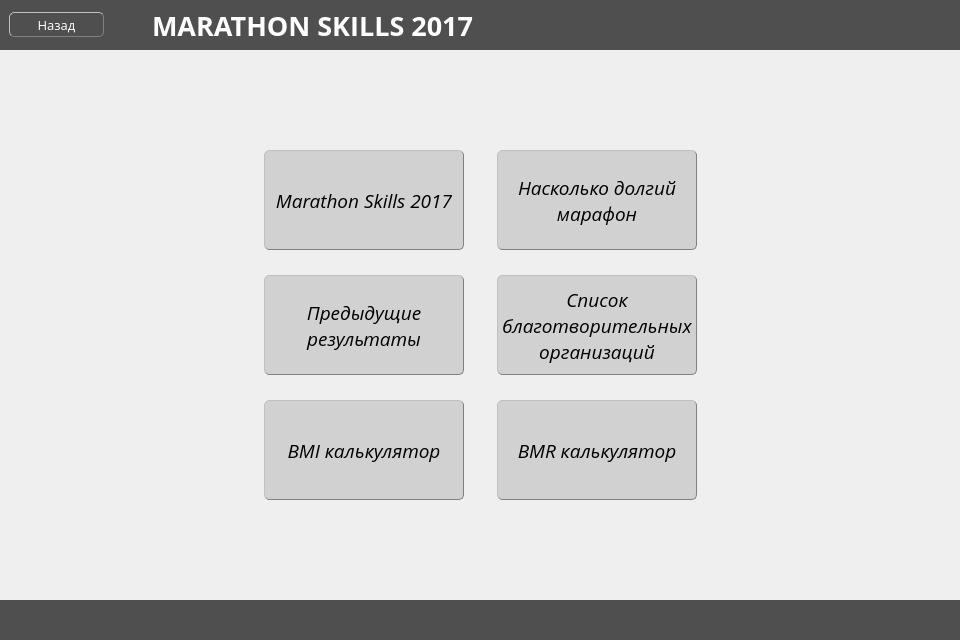
<?xml version="1.0" encoding="UTF-8"?>
<ui version="4.0">
 <class>more_info</class>
 <widget class="QWidget" name="more_info">
  <property name="geometry">
   <rect>
    <x>0</x>
    <y>0</y>
    <width>960</width>
    <height>640</height>
   </rect>
  </property>
  <property name="minimumSize">
   <size>
    <width>960</width>
    <height>640</height>
   </size>
  </property>
  <property name="windowTitle">
   <string>Marathon Skills 2017</string>
  </property>
  <layout class="QVBoxLayout" name="verticalLayout">
   <property name="spacing">
    <number>0</number>
   </property>
   <property name="leftMargin">
    <number>0</number>
   </property>
   <property name="topMargin">
    <number>0</number>
   </property>
   <property name="rightMargin">
    <number>0</number>
   </property>
   <property name="bottomMargin">
    <number>0</number>
   </property>
   <item>
    <widget class="QWidget" name="widget" native="true">
     <property name="minimumSize">
      <size>
       <width>0</width>
       <height>50</height>
      </size>
     </property>
     <property name="maximumSize">
      <size>
       <width>16777215</width>
       <height>50</height>
      </size>
     </property>
     <property name="layoutDirection">
      <enum>Qt::LeftToRight</enum>
     </property>
     <property name="styleSheet">
      <string notr="true">background-color: rgb(79, 79, 79);</string>
     </property>
     <layout class="QHBoxLayout" name="horizontalLayout_2">
      <item>
       <widget class="QPushButton" name="pushButton">
        <property name="minimumSize">
         <size>
          <width>95</width>
          <height>25</height>
         </size>
        </property>
        <property name="maximumSize">
         <size>
          <width>80</width>
          <height>25</height>
         </size>
        </property>
        <property name="font">
         <font>
          <family>Open Sans</family>
          <pointsize>10</pointsize>
         </font>
        </property>
        <property name="cursor">
         <cursorShape>PointingHandCursor</cursorShape>
        </property>
        <property name="styleSheet">
         <string notr="true">border-style: outset;
border-width: 1px;
border-radius: 5px;
border-color: beige;
min-width: 7em;
padding: 1px;
border-color: grey;
color: white;</string>
        </property>
        <property name="text">
         <string>Назад</string>
        </property>
       </widget>
      </item>
      <item>
       <widget class="QLabel" name="label">
        <property name="minimumSize">
         <size>
          <width>0</width>
          <height>0</height>
         </size>
        </property>
        <property name="maximumSize">
         <size>
          <width>16777215</width>
          <height>50</height>
         </size>
        </property>
        <property name="font">
         <font>
          <family>Open Sans</family>
          <pointsize>20</pointsize>
          <weight>75</weight>
          <bold>true</bold>
         </font>
        </property>
        <property name="layoutDirection">
         <enum>Qt::RightToLeft</enum>
        </property>
        <property name="styleSheet">
         <string notr="true">color: white
</string>
        </property>
        <property name="text">
         <string>      MARATHON SKILLS 2017</string>
        </property>
        <property name="alignment">
         <set>Qt::AlignLeading|Qt::AlignLeft|Qt::AlignVCenter</set>
        </property>
       </widget>
      </item>
     </layout>
    </widget>
   </item>
   <item>
    <widget class="QWidget" name="widget_2" native="true">
     <property name="sizeIncrement">
      <size>
       <width>1</width>
       <height>1</height>
      </size>
     </property>
     <property name="layoutDirection">
      <enum>Qt::RightToLeft</enum>
     </property>
     <layout class="QGridLayout" name="gridLayout_2">
      <item row="1" column="0">
       <widget class="QWidget" name="widget_3" native="true">
        <property name="maximumSize">
         <size>
          <width>500</width>
          <height>400</height>
         </size>
        </property>
        <layout class="QGridLayout" name="gridLayout">
         <property name="leftMargin">
          <number>0</number>
         </property>
         <property name="topMargin">
          <number>0</number>
         </property>
         <property name="rightMargin">
          <number>0</number>
         </property>
         <property name="bottomMargin">
          <number>0</number>
         </property>
         <property name="spacing">
          <number>0</number>
         </property>
         <item row="2" column="0">
          <widget class="QPushButton" name="pushButton_5">
           <property name="minimumSize">
            <size>
             <width>95</width>
             <height>100</height>
            </size>
           </property>
           <property name="maximumSize">
            <size>
             <width>200</width>
             <height>100</height>
            </size>
           </property>
           <property name="font">
            <font>
             <family>Open Sans</family>
             <pointsize>14</pointsize>
             <italic>true</italic>
            </font>
           </property>
           <property name="cursor">
            <cursorShape>PointingHandCursor</cursorShape>
           </property>
           <property name="styleSheet">
            <string notr="true">background-color: rgb(209, 209, 209);
border-style: outset;
border-width: 1px;
border-radius: 5px;
border-color: beige;
min-width: 7em;
padding: 1px;
border-color: grey;
color: black;
</string>
           </property>
           <property name="text">
            <string>BMR калькулятор</string>
           </property>
          </widget>
         </item>
         <item row="1" column="0">
          <widget class="QPushButton" name="pushButton_4">
           <property name="minimumSize">
            <size>
             <width>95</width>
             <height>100</height>
            </size>
           </property>
           <property name="maximumSize">
            <size>
             <width>200</width>
             <height>100</height>
            </size>
           </property>
           <property name="font">
            <font>
             <family>Open Sans</family>
             <pointsize>14</pointsize>
             <italic>true</italic>
            </font>
           </property>
           <property name="cursor">
            <cursorShape>PointingHandCursor</cursorShape>
           </property>
           <property name="styleSheet">
            <string notr="true">background-color: rgb(209, 209, 209);
border-style: outset;
border-width: 1px;
border-radius: 5px;
border-color: beige;
min-width: 7em;
padding: 1px;
border-color: grey;
color: black;
</string>
           </property>
           <property name="text">
            <string>Список
благотворительных
организаций</string>
           </property>
          </widget>
         </item>
         <item row="2" column="1">
          <widget class="QPushButton" name="pushButton_8">
           <property name="minimumSize">
            <size>
             <width>95</width>
             <height>100</height>
            </size>
           </property>
           <property name="maximumSize">
            <size>
             <width>200</width>
             <height>100</height>
            </size>
           </property>
           <property name="font">
            <font>
             <family>Open Sans</family>
             <pointsize>14</pointsize>
             <italic>true</italic>
            </font>
           </property>
           <property name="cursor">
            <cursorShape>PointingHandCursor</cursorShape>
           </property>
           <property name="styleSheet">
            <string notr="true">background-color: rgb(209, 209, 209);
border-style: outset;
border-width: 1px;
border-radius: 5px;
border-color: beige;
min-width: 7em;
padding: 1px;
border-color: grey;
color: black;
</string>
           </property>
           <property name="text">
            <string>BMI калькулятор</string>
           </property>
          </widget>
         </item>
         <item row="0" column="1">
          <widget class="QPushButton" name="pushButton_6">
           <property name="minimumSize">
            <size>
             <width>95</width>
             <height>100</height>
            </size>
           </property>
           <property name="maximumSize">
            <size>
             <width>200</width>
             <height>100</height>
            </size>
           </property>
           <property name="font">
            <font>
             <family>Open Sans</family>
             <pointsize>14</pointsize>
             <italic>true</italic>
            </font>
           </property>
           <property name="cursor">
            <cursorShape>PointingHandCursor</cursorShape>
           </property>
           <property name="autoFillBackground">
            <bool>false</bool>
           </property>
           <property name="styleSheet">
            <string notr="true">background-color: rgb(209, 209, 209);
border-style: outset;
border-width: 1px;
border-radius: 5px;
border-color: beige;
min-width: 7em;
padding: 1px;
border-color: grey;
color: black;
</string>
           </property>
           <property name="text">
            <string>Marathon Skills 2017</string>
           </property>
           <property name="autoDefault">
            <bool>false</bool>
           </property>
          </widget>
         </item>
         <item row="1" column="1">
          <widget class="QPushButton" name="pushButton_7">
           <property name="minimumSize">
            <size>
             <width>95</width>
             <height>100</height>
            </size>
           </property>
           <property name="maximumSize">
            <size>
             <width>200</width>
             <height>100</height>
            </size>
           </property>
           <property name="font">
            <font>
             <family>Open Sans</family>
             <pointsize>14</pointsize>
             <italic>true</italic>
            </font>
           </property>
           <property name="cursor">
            <cursorShape>PointingHandCursor</cursorShape>
           </property>
           <property name="styleSheet">
            <string notr="true">background-color: rgb(209, 209, 209);
border-style: outset;
border-width: 1px;
border-radius: 5px;
border-color: beige;
min-width: 7em;
padding: 1px;
border-color: grey;
color: black;
</string>
           </property>
           <property name="text">
            <string>Предыдущие
результаты</string>
           </property>
          </widget>
         </item>
         <item row="0" column="0">
          <widget class="QPushButton" name="pushButton_3">
           <property name="minimumSize">
            <size>
             <width>95</width>
             <height>100</height>
            </size>
           </property>
           <property name="maximumSize">
            <size>
             <width>200</width>
             <height>100</height>
            </size>
           </property>
           <property name="font">
            <font>
             <family>Open Sans</family>
             <pointsize>14</pointsize>
             <italic>true</italic>
            </font>
           </property>
           <property name="cursor">
            <cursorShape>PointingHandCursor</cursorShape>
           </property>
           <property name="styleSheet">
            <string notr="true">background-color: rgb(209, 209, 209);
border-style: outset;
border-width: 1px;
border-radius: 5px;
border-color: beige;
min-width: 7em;
padding: 1px;
border-color: grey;
color: black;
</string>
           </property>
           <property name="text">
            <string>Насколько долгий
марафон</string>
           </property>
          </widget>
         </item>
        </layout>
       </widget>
      </item>
     </layout>
    </widget>
   </item>
   <item>
    <widget class="QWidget" name="lower_pamel" native="true">
     <property name="minimumSize">
      <size>
       <width>960</width>
       <height>40</height>
      </size>
     </property>
     <property name="maximumSize">
      <size>
       <width>16777215</width>
       <height>40</height>
      </size>
     </property>
     <property name="sizeIncrement">
      <size>
       <width>1</width>
       <height>0</height>
      </size>
     </property>
     <property name="styleSheet">
      <string notr="true">background-color: rgb(79, 79, 79)</string>
     </property>
     <layout class="QHBoxLayout" name="horizontalLayout">
      <property name="spacing">
       <number>0</number>
      </property>
      <property name="leftMargin">
       <number>0</number>
      </property>
      <property name="topMargin">
       <number>0</number>
      </property>
      <property name="rightMargin">
       <number>10</number>
      </property>
      <property name="bottomMargin">
       <number>0</number>
      </property>
      <item>
       <widget class="QLabel" name="label_3">
        <property name="sizeIncrement">
         <size>
          <width>1</width>
          <height>0</height>
         </size>
        </property>
        <property name="font">
         <font>
          <family>Open Sans</family>
          <pointsize>13</pointsize>
         </font>
        </property>
        <property name="styleSheet">
         <string notr="true">color: white</string>
        </property>
        <property name="text">
         <string/>
        </property>
        <property name="scaledContents">
         <bool>false</bool>
        </property>
        <property name="alignment">
         <set>Qt::AlignCenter</set>
        </property>
       </widget>
      </item>
     </layout>
    </widget>
   </item>
  </layout>
 </widget>
 <tabstops>
  <tabstop>pushButton_3</tabstop>
  <tabstop>pushButton_7</tabstop>
  <tabstop>pushButton_4</tabstop>
  <tabstop>pushButton_8</tabstop>
  <tabstop>pushButton_5</tabstop>
  <tabstop>pushButton_6</tabstop>
  <tabstop>pushButton</tabstop>
 </tabstops>
 <resources/>
 <connections/>
</ui>
